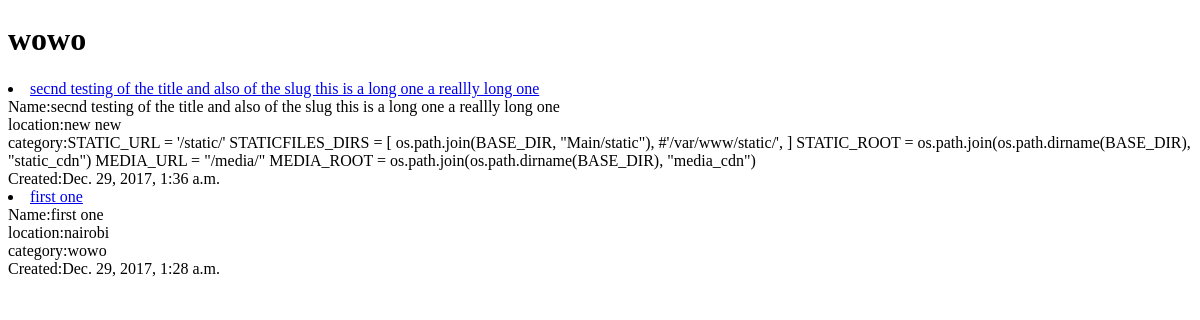
The app's page /, older data.
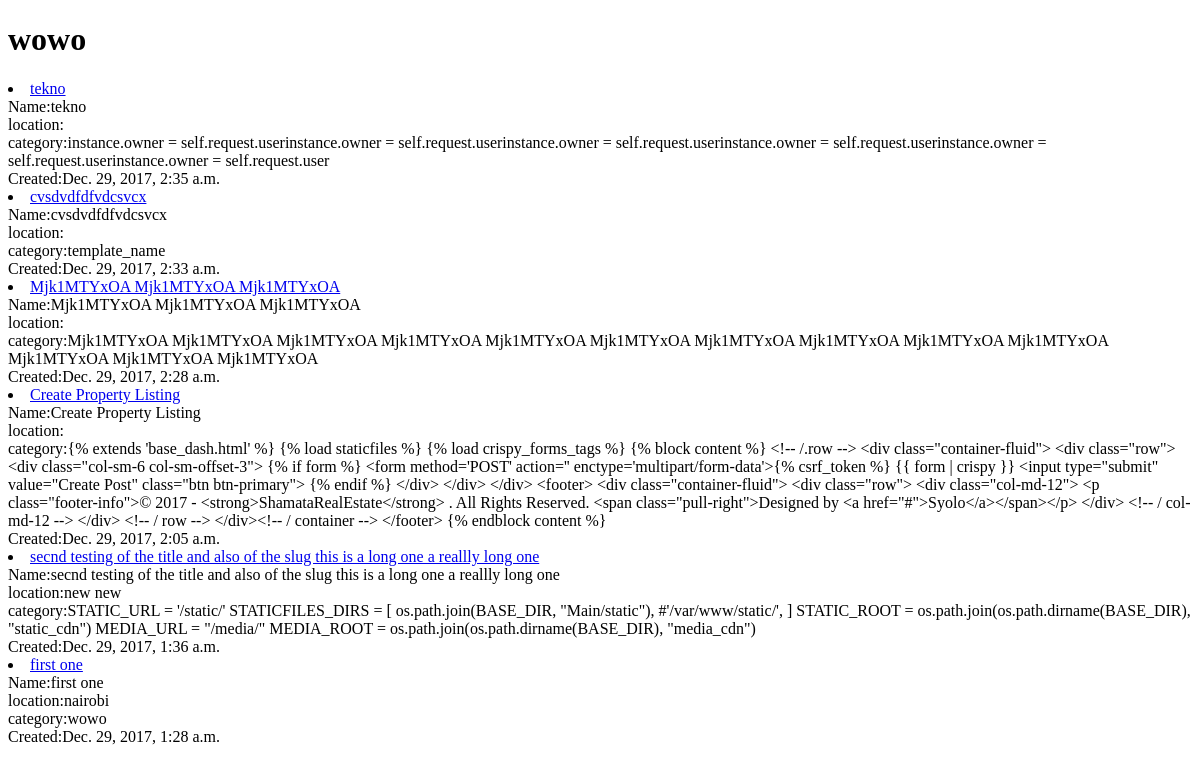
The same page, newer data.
### Main/models.py (models this page shows, shortened)
class Post(models.Model):
    owner =  models.ForeignKey(User, on_delete=models.CASCADE)
    title = models.CharField(max_length=200)
    slug      =      models.SlugField(unique=True,blank=True, null=True)
    location = models.CharField(max_length=150)
    image = models.ImageField(upload_to=upload_location)
    image_2 = models.ImageField(upload_to=upload_location)
    image_3 = models.ImageField(upload_to=upload_location,blank=True, null=True)
    image_4 = models.ImageField(upload_to=upload_location,blank=True, null=True)
    image_5 = models.ImageField(upload_to=upload_location,blank=True, null=True)
    description = models.TextField()
    size_of_land = models.CharField(max_length=150)
    location_details = models.CharField(max_length=300)
    price = models.CharField(max_length=150)
    features = models.TextField()
    updated = models.DateTimeField(auto_now=True, auto_now_add=False)
    timestamp = models.DateTimeField(auto_now=False, auto_now_add=True)
    def __str__(self):
        return self.title
    def get_absolute_url(self):
        return reverse("Main:detail",kwargs={"slug":self.slug})
    class Meta:
        ordering = ["-timestamp", "-updated"]

### Main/views.py (the view)
# urls.py: url(r'^$',PostListView.as_view(),name='list'),
class PostListView(ListView):
    queryset = Post.objects.all()

### Main/templates/Main/post_list.html (shortened to what this page needs)
<!DOCTYPE html>
<html lang="en">
<head>
</head>
<body>
    <h1>wowo</h1>
    {% for post in post_list %}
    <li><a href="{{ post.get_absolute_url }}">{{ post }}</a></li>
   Name:{{ post.title }} <br>   location:{{ post.location }} <br> category:{{ post.description }}  <br> Created:{{ post.timestamp }}
    {% endfor %}
</body>
</html>

Row changes from the older to the newer data that the page shows:
added Post: title "tekno", description "instance.owner = self.request.userinstance.owner = self.request.userinstance.owner = self.request.userinstance.owner = self.request.userinstance.owner = self.request.userinstance.owner = self.request.user", timestamp "Dec. 29, 2017, 2:35 a.m."
added Post: title "cvsdvdfdfvdcsvcx", description "template_name", timestamp "Dec. 29, 2017, 2:33 a.m."
added Post: title "Mjk1MTYxOA Mjk1MTYxOA Mjk1MTYxOA", description "Mjk1MTYxOA Mjk1MTYxOA Mjk1MTYxOA Mjk1MTYxOA Mjk1MTYxOA Mjk1MTYxOA Mjk1MTYxOA Mjk1MTYxOA Mjk1MTYxOA Mjk1MTYxOA Mjk1MTYxOA Mjk1MTYxOA Mjk1MTYxOA", timestamp "Dec. 29, 2017, 2:28 a.m."
added Post: title "Create Property Listing", description "{% extends 'base_dash.html' %} {% load staticfiles %} {% load crispy_forms_tags %} {% block content %} <!-- /.row --> <div class=\"container-fluid\"> <div class=\"row\"> <div class=\"col-sm-6 col-sm-offset-3\"> {% if form %} <form method='POST' action='' enctype='multipart/form-data'>{% csrf_token %} {{ form | crispy }} <input type=\"submit\" value=\"Create Post\" class=\"btn btn-primary\"> {% endif %} </div> </div> </div> <footer> <div class=\"container-fluid\"> <div class=\"row\"> <div class=\"col-md-12\"> <p class=\"footer-info\">© 2017 - <strong>ShamataRealEstate</strong> . All Rights Reserved. <span class=\"pull-right\">Designed by <a href=\"#\">Syolo</a></span></p> </div> <!-- / col-md-12 --> </div> <!-- /…", timestamp "Dec. 29, 2017, 2:05 a.m."
